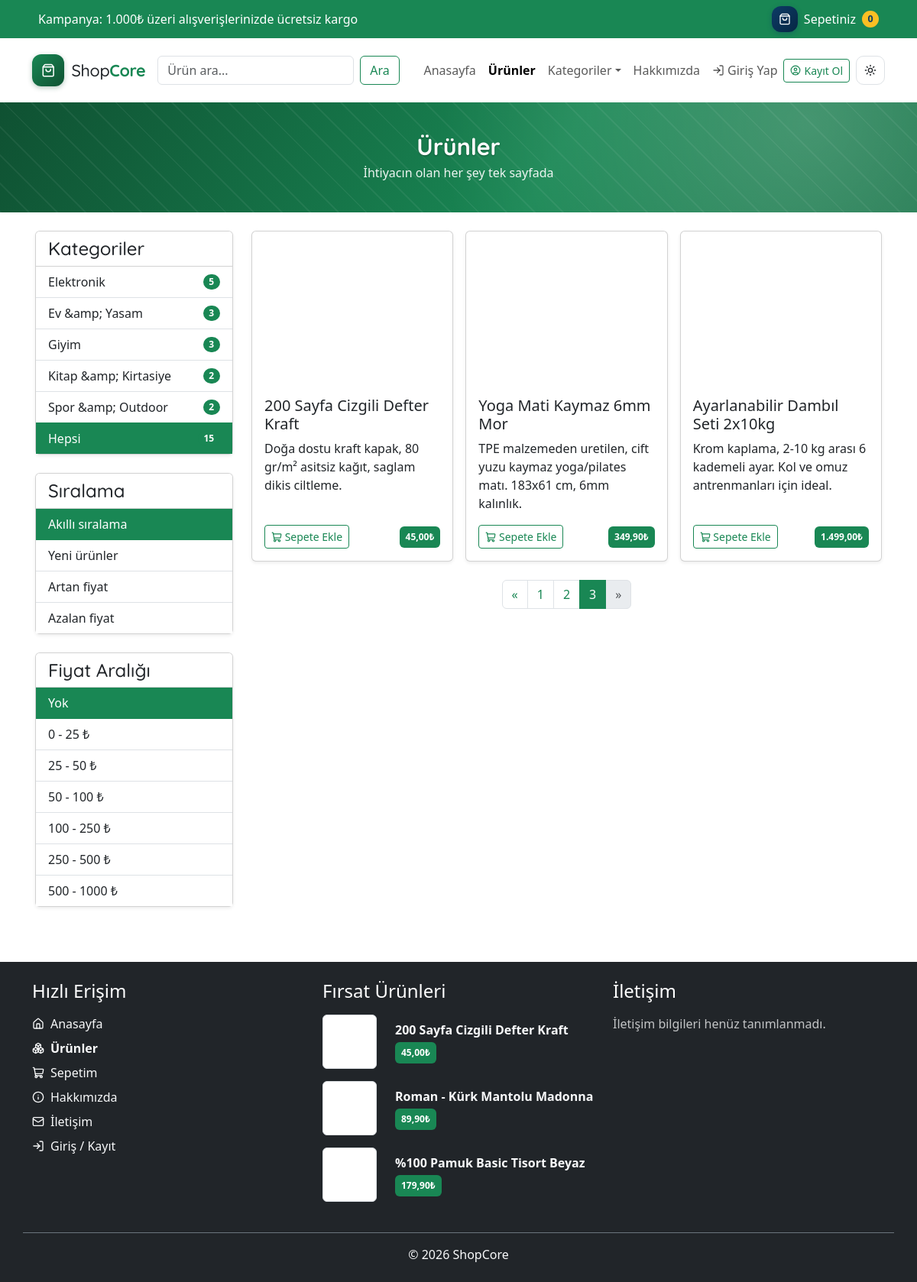
Before: /urunler.php?siralama=akilli&fiyat=0&sayfa=3 with the older database file.
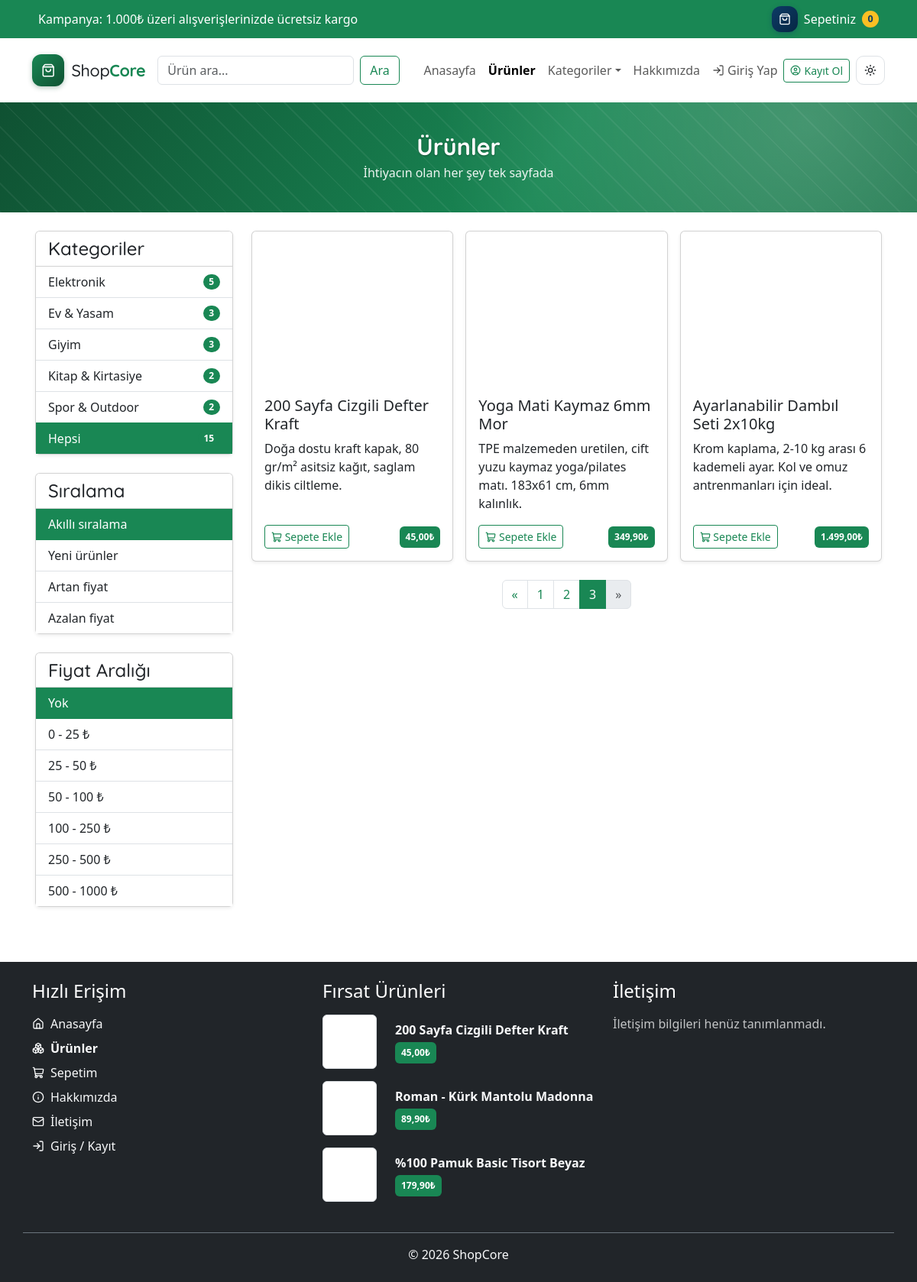
After: the same page with the newer database file.
### tables this page shows
CREATE TABLE `kategoriler` (
  `id` int(11) NOT NULL AUTO_INCREMENT,
  `kategoriadi` varchar(128) NOT NULL,
  `aciklama` mediumtext NOT NULL,
  PRIMARY KEY (`id`),
  UNIQUE KEY `uk_kategoriadi` (`kategoriadi`)
);

CREATE TABLE `urunler` (
  `id` int(11) NOT NULL AUTO_INCREMENT,
  `urunadi` varchar(128) NOT NULL,
  `aciklama` mediumtext NOT NULL,
  `fiyat` decimal(10,2) NOT NULL DEFAULT 0.00,
  `stok` int(10) UNSIGNED NOT NULL DEFAULT 0,
  `giris_tarihi` datetime NOT NULL,
  `dzltm_tarihi` timestamp NOT NULL DEFAULT current_timestamp() ON UPDATE current_timestamp(),
  `resim` varchar(128) DEFAULT NULL,
  `kategori_id` int(11) DEFAULT NULL,
  `olusturma_tarihi` timestamp NOT NULL DEFAULT current_timestamp(),
  `guncelleme_tarihi` timestamp NOT NULL DEFAULT current_timestamp() ON UPDATE current_timestamp(),
  PRIMARY KEY (`id`),
  KEY `fk_kategori_id` (`kategori_id`),
  KEY `ix_giris_tarihi` (`giris_tarihi`),
  KEY `ix_kategori_id_sira` (`kategori_id`,`id`),
  CONSTRAINT `fk_kategori_id` FOREIGN KEY (`kategori_id`) REFERENCES `kategoriler` (`id`) ON DELETE CASCADE
);

### includes/db.php (called while the page is built)
<?php
function db(): PDO
{
    static $pdo = null;
    if ($pdo instanceof PDO) {
        return $pdo;
    }
    $host          = (string) app_env('DB_HOST', 'localhost');
    $vt_adi        = (string) app_env('DB_ADI', 'shopcore');
    $kullanici_adi = (string) app_env('DB_KULLANICI', 'root');
    $sifre         = (string) app_env('DB_SIFRE', '');
    try {
        $init_command = class_exists('Pdo\\Mysql')
            ? Pdo\Mysql::ATTR_INIT_COMMAND
            : PDO::MYSQL_ATTR_INIT_COMMAND;
        $pdo = new PDO(
            "mysql:host={$host};dbname={$vt_adi};charset=utf8mb4",
            $kullanici_adi,
            $sifre,
            [
                $init_command           => 'SET NAMES utf8mb4',
                PDO::ATTR_ERRMODE            => PDO::ERRMODE_EXCEPTION,
                PDO::ATTR_DEFAULT_FETCH_MODE => PDO::FETCH_ASSOC,
                PDO::ATTR_EMULATE_PREPARES   => false,
            ]
        );
    } catch (PDOException $e) {
        error_log('DB baglanti hatasi: ' . $e->getMessage());
        http_response_code(500);
        die('Sistem su anda kullanilamiyor. Lutfen daha sonra tekrar deneyin.');
    }
    return $pdo;
}

### urunler.php (the view, shortened to what the rows shown need)
<?php include "header.php"; ?>
<div class="container-fluid px-0 mx-0">
    <div class="row g-0">
        <div class="col-12 banner-alani">
            <h2 class="banner-yazi">Ürünler</h2>
        </div>
    </div>
</div>
<div class="container-fluid px-0 mx-0">
    <div class="row g-0 justify-content-center">
        <div class="col-12">
            <div class="container mt-4 px-3">
                <div class="row">
                    <div class="col-lg-3 mb-4">
                        <div class="collapse d-lg-block" id="filtreAlani">
                        <div class="card mb-4 shadow-sm">
                            <div class="card-body p-0">
                                <div class="list-group list-group-flush">
                                    <?php
                                    $aranan = isset($_GET["aranan"]) ? (string)$_GET["aranan"] : "";
                                    $kategori = isset($_GET["id"]) ? (string)$_GET["id"] : "";
                                    $siralama = isset($_GET["siralama"]) ? (string)$_GET["siralama"] : "akilli";
                                    $fiyat = isset($_GET["fiyat"]) ? (string)$_GET["fiyat"] : "0";
                                    $sorgu = 'SELECT kategoriler.*, COUNT(urunler.id) AS adet FROM kategoriler LEFT JOIN urunler ON kategoriler.id = urunler.kategori_id GROUP BY kategoriler.id ORDER BY kategoriler.kategoriadi';
                                    try {
                                        $stmt = $con->prepare($sorgu);
                                        $stmt->execute();
                                        $veri = $stmt->fetchAll(PDO::FETCH_ASSOC);
                                    } catch (PDOException $e) {
                                        error_log('urunler.php kategoriler: ' . $e->getMessage());
                                        $veri = [];
                                        $db_hata = true;
                                    }
                                    $toplam = 0;
                                    foreach ($veri as $kayit) {
                                        $aktif = ($kategori == $kayit["id"]) ? "active" : "";
                                        $kat_url = url('urunler.php', [
                                            'id' => (int)$kayit['id'],
                                            'aranan' => $aranan,
                                            'siralama' => $siralama,
                                            'fiyat' => $fiyat,
                                        ]);
                                    ?>
                                    <a href="<?= $kat_url ?>"
                                       class="list-group-item list-group-item-action d-flex justify-content-between align-items-center <?= $aktif ?>">
                                        <?= esc($kayit["kategoriadi"]) ?>
                                        <span class="badge bg-primary rounded-pill"><?= esc($kayit["adet"]) ?></span>
                                    </a>
                                    <?php
                                        $toplam += $kayit["adet"];
                                    }
                                    $hepsi_url = url('urunler.php', ['aranan'=>$aranan,'siralama'=>$siralama,'fiyat'=>$fiyat]);
                                    ?>
                                    <a href="<?= $hepsi_url ?>"
                                       class="list-group-item list-group-item-action d-flex justify-content-between align-items-center <?= ($kategori == "") ? "active" : "" ?>">
                                        Hepsi
                                        <span class="badge bg-primary rounded-pill"><?= esc($toplam) ?></span>
                                    </a>
                                </div>
                            </div>
                        </div>
                        </div>
                    </div>
                    <div class="col-lg-9">
                        <?php
                        $sayfa = isset($_GET['sayfa']) ? (int)$_GET['sayfa'] : 1;
                        $sayfa = max(1, $sayfa);
                        $sayfa_basi_kayit = 6;
                        $baslangic = ($sayfa - 1) * $sayfa_basi_kayit;
                        switch($siralama){
                            default: $orderby = "dzltm_tarihi desc";
                        }
                        $kosullar = [];
                        $where = $kosullar ? implode(" AND ", $kosullar) : "1=1";
                        $sorgu = "SELECT id, urunadi, aciklama, fiyat, resim FROM urunler WHERE $where ORDER BY $orderby LIMIT :offset, :limit";
                        try {
                            $stmt = $con->prepare($sorgu);
                            $stmt->bindValue(':offset', $baslangic, PDO::PARAM_INT);
                            $stmt->bindValue(':limit', $sayfa_basi_kayit, PDO::PARAM_INT);
                            $stmt->execute();
                            $veri = $stmt->fetchAll(PDO::FETCH_ASSOC);
                        } catch (PDOException $e) {
                            error_log('urunler.php urunler: ' . $e->getMessage());
                            $veri = [];
                            $db_hata = true;
                        }
                        $urun_sayisi = count($veri);
                        ?>
                        <div class="row g-3 mb-4 urun-izgara">
                            <?php
                            if ($urun_sayisi > 0) {
                                foreach ($veri as $kayit) {
                            ?>
                            <div class="col-6 col-md-6 col-lg-4">
                                <div class="card h-100 shadow-sm">
                                    <a href="<?= url('urundetay.php', ['id' => (int)$kayit['id']]) ?>">
                                        <img class="card-img-top urun-kart-gorsel" src="<?= esc(resim_yolu($kayit['resim'], RESIM_KART_GENISLIK)) ?>" <?= resim_boyut($kayit['resim'], RESIM_KART_GENISLIK) ?> loading="lazy" decoding="async"
                                             alt="<?= esc($kayit['urunadi']) ?>">
                                    </a>
                                    <div class="card-body d-flex flex-column">
                                        <h5 class="card-title"><?= esc($kayit['urunadi']) ?></h5>
                                        <p class="card-text flex-grow-1"><?= esc(ozetle($kayit['aciklama'], 100)) ?></p>
                                        <div class="mt-auto">
                                            <div class="d-flex justify-content-between align-items-center urun-kart-alt">
                                                <button class="btn btn-outline-success btn-sm sepete_ekle"
                                                        type="button"
                                                        id="<?= esc($kayit['id']) ?>">
                                                    <svg class="ik" aria-hidden="true"><use href="#lk-shopping-cart"></use></svg> Sepete Ekle
                                                </button>
                                                <span class="badge bg-success p-2">
                                                    <?= esc(para($kayit['fiyat'])) ?>&#8378;
                                                </span>
                                            </div>
                                        </div>
                                    </div>
                                </div>
                            </div>
                            <?php
                                }
                            } ?>
                        </div>
                    </div>
                </div>
            </div>
        </div>
    </div>
</div>
<?php include "footer.php"; ?>

### footer.php (shortened to what the rows shown need)
</main>
<footer class="container-fluid bg-dark mt-5">
    <div class="container pt-4 pb-4">
        <div class="row">
            <div class="col-md-4 mb-4 mb-md-0">
                <?php
                try {
                    $veri = db()->query('SELECT id, urunadi, aciklama, fiyat, resim FROM urunler ORDER BY fiyat LIMIT 0,3')->fetchAll(PDO::FETCH_ASSOC) ?: [];
                } catch (PDOException $e) {
                    error_log('footer firsat urunleri: ' . $e->getMessage());
                    $veri = null;
                }
                if ($veri === null) {
                    echo '<p class="text-light opacity-75 mb-0">Ürünler yüklenemedi.</p>';
                } elseif ($veri === []) {
                    echo '<p class="text-light opacity-75 mb-0">Aktif ürün yok.</p>';
                } else {
                    foreach ($veri as $kayit) {
                ?>
                <div class="row mb-3 align-items-center">
                    <div class="col-3">
                        <img src="<?= esc(resim_yolu($kayit['resim'], RESIM_KART_GENISLIK)) ?>" <?= resim_boyut($kayit['resim'], RESIM_KART_GENISLIK) ?> loading="lazy" decoding="async" class="img-fluid img-thumbnail" alt="<?= esc($kayit['urunadi']) ?>">
                    </div>
                    <div class="col-9">
                        <a href="<?= url('urundetay.php', ['id' => (int)$kayit['id']]) ?>" class="text-light text-decoration-none">
                            <p class="mb-1 fw-bold"><?= esc($kayit['urunadi']) ?></p>
                        </a>
                        <span class="badge bg-success p-2"><?= esc(para($kayit['fiyat'])) ?>&#8378;</span>
                    </div>
                </div>
                <?php } }
                ?>
            </div>
        </div>
    </div>
</footer>
</body>
</html>

Changed rows visible on the page:
changed kategoriler: kategoriadi "Ev &amp; Yasam" → "Ev & Yasam"
changed kategoriler: kategoriadi "Kitap &amp; Kirtasiye" → "Kitap & Kirtasiye"
changed kategoriler: kategoriadi "Spor &amp; Outdoor" → "Spor & Outdoor"
